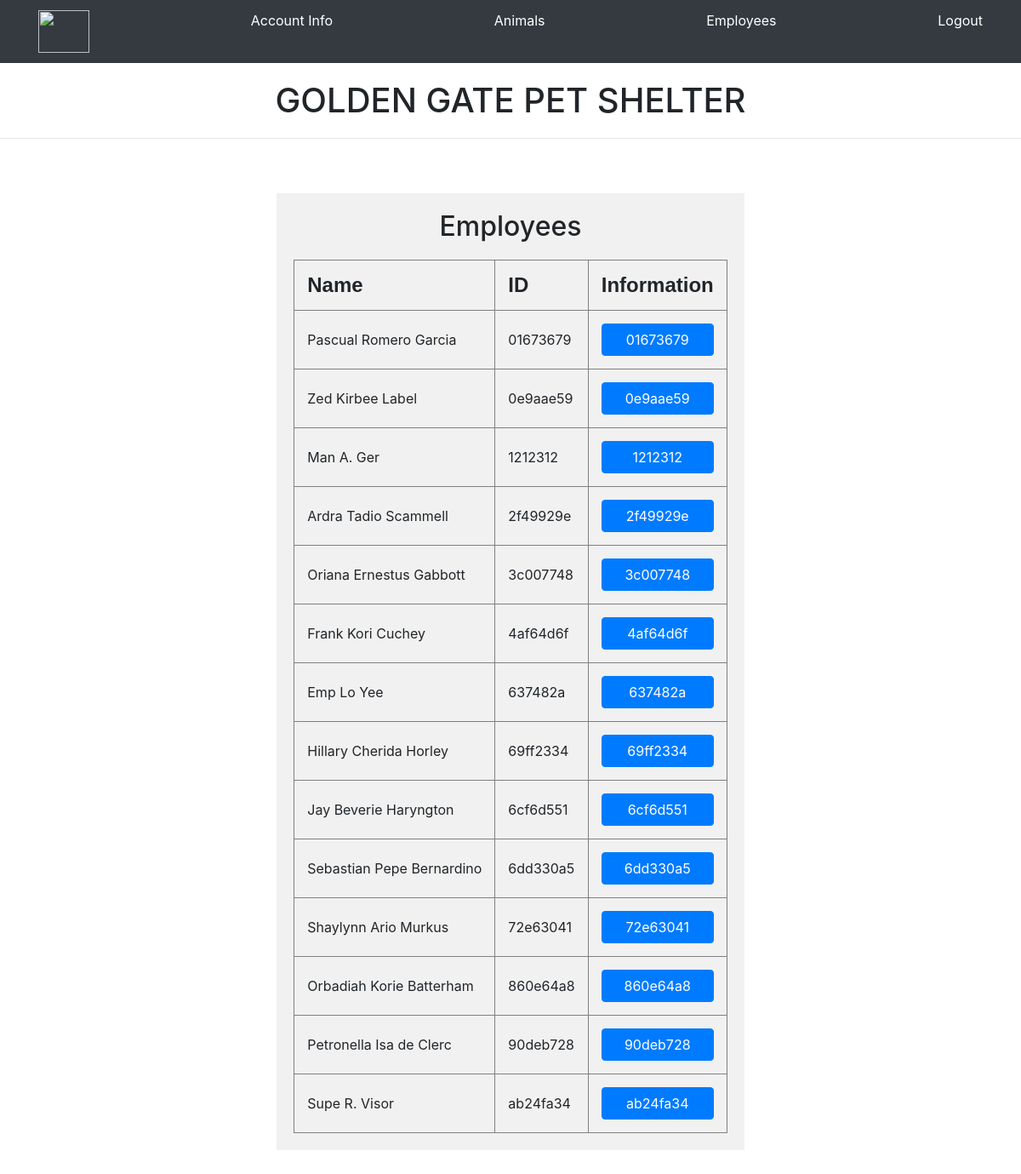
/src/GoldenGatePetShelter/Manager/employee.php (signed in), run on the app's committed database.
### tables this page shows
CREATE TABLE `Employee` (
  `firstName` text,
  `middleName` text,
  `lastName` text,
  `streetName` text,
  `houseNumber` int(11) DEFAULT NULL,
  `zipCode` int(11) DEFAULT NULL,
  `city` text,
  `state` text,
  `phoneNumber1` varchar(25) DEFAULT NULL,
  `ID` varchar(20) NOT NULL DEFAULT '',
  `SSN` varchar(25) DEFAULT NULL,
  `email` text,
  `payment` float DEFAULT NULL,
  `startDate` date DEFAULT NULL,
  `endDate` date DEFAULT NULL,
  `pass` varchar(100) DEFAULT NULL,
  `authority` int(11) NOT NULL,
  PRIMARY KEY (`ID`)
);

### src/GoldenGatePetShelter/Manager/employee.php (the view, shortened to what this page needs)
<?php
    	include("../connect.php");
	$query = "SELECT firstName, middleName, lastName, ID FROM Employee;";
?>
<html lan='en'>
    <head>
	<link rel="stylesheet" href="styles.css">
        <link rel="stylesheet" href="https://cdn.jsdelivr.net/npm/bootstrap@4.5.3/dist/css/bootstrap.min.css">
    </head>
    <body>
	    <nav class="site-header sticky-top py-1 navbar-dark bg-dark">
		    <div class="container d-flex flex-column flex-md-row justify-content-between">
			    <a class="py-2" href="#" aria-label="Product">
				    <img src="../Images/GGPS.png" width="60" height="50">
	                    </a>
			    <a class="py-2 d-none d-md-inline-block" href="managerHome.php">Account Info</a>
			    <a class="py-2 d-none d-md-inline-block" href="animals.php">Animals</a>
			    <a class="py-2 d-none d-md-inline-block" href="employee.php">Employees</a>
	                    <a class="py-2 d-none d-md-inline-block" href="../logout.php">Logout</a>
	            </div>
	     </nav>
	     <form method="POST">
	     <div class="text-center" style="margin: 20px">
		     <h1>GOLDEN GATE PET SHELTER</h1>
	     </div>
	     <hr>
             <div class="flex-container">
	        <div class="col-md-0 p-lg-10 mx-auto my-5">
		     <div class="lead font-weight-normal">
			 <h2 style="text-align:center;margin-bottom:20px"> Employees </h2>
			 <table border="1 px solid black" cellspacing="2" cellpadding="15px" style="margin-left:auto;margin-right:auto" >
<?php
    echo ' <tr>
	<th> <font face="Arial" size="5em">Name</font></th>
	<th> <font face="Arial" size="5em">ID</font></th>
	<th> <font face="Arial" size="5em">Information</font></th>
	</tr>';
if($result = $db->query($query)){
    while($row = $result->fetch_assoc())
    {
	$fname = $row["firstName"];
	$mname = $row["middleName"];
	$lname = $row["lastName"];
	$eid = $row["ID"];
    echo '<tr>
	<td>'.$fname.' '.$mname.' '.$lname.'</td>
	<td>'.$eid.'</td>
    	<td> <input class="btn btn-md btn-primary btn-block" type="submit" name="info" value='.$eid.'> </td>
	</tr>';
    }
}
?>
		     </div>
		     </div>
	     </div>
	     </form>
	</body>
</html>

### src/GoldenGatePetShelter/styles.css (style rules this page uses)
a:link { color: white; }
.flex-container { display: flex; }
.flex-container > div { background-color: #f1f1f1; margin: 10px; padding: 20px; font-size: 30px; }

### data on the page
employee: firstName "Pascual", middleName "Romero", lastName "Garcia", ID "01673679", info "01673679"
employee: firstName "Zed", middleName "Kirbee", lastName "Label", ID "0e9aae59", info "0e9aae59"
employee: firstName "Man", middleName "A.", lastName "Ger", ID "1212312", info "1212312"
employee: firstName "Ardra", middleName "Tadio", lastName "Scammell", ID "2f49929e", info "2f49929e"
employee: firstName "Oriana", middleName "Ernestus", lastName "Gabbott", ID "3c007748", info "3c007748"
employee: firstName "Frank", middleName "Kori", lastName "Cuchey", ID "4af64d6f", info "4af64d6f"
employee: firstName "Emp", middleName "Lo", lastName "Yee", ID "637482a", info "637482a"
employee: firstName "Hillary", middleName "Cherida", lastName "Horley", ID "69ff2334", info "69ff2334"
employee: firstName "Jay", middleName "Beverie", lastName "Haryngton", ID "6cf6d551", info "6cf6d551"
employee: firstName "Sebastian", middleName "Pepe", lastName "Bernardino", ID "6dd330a5", info "6dd330a5"
employee: firstName "Shaylynn", middleName "Ario", lastName "Murkus", ID "72e63041", info "72e63041"
employee: firstName "Orbadiah", middleName "Korie", lastName "Batterham", ID "860e64a8", info "860e64a8"
employee: firstName "Petronella", middleName "Isa", lastName "de Clerc", ID "90deb728", info "90deb728"
employee: firstName "Supe", middleName "R.", lastName "Visor", ID "ab24fa34", info "ab24fa34"
